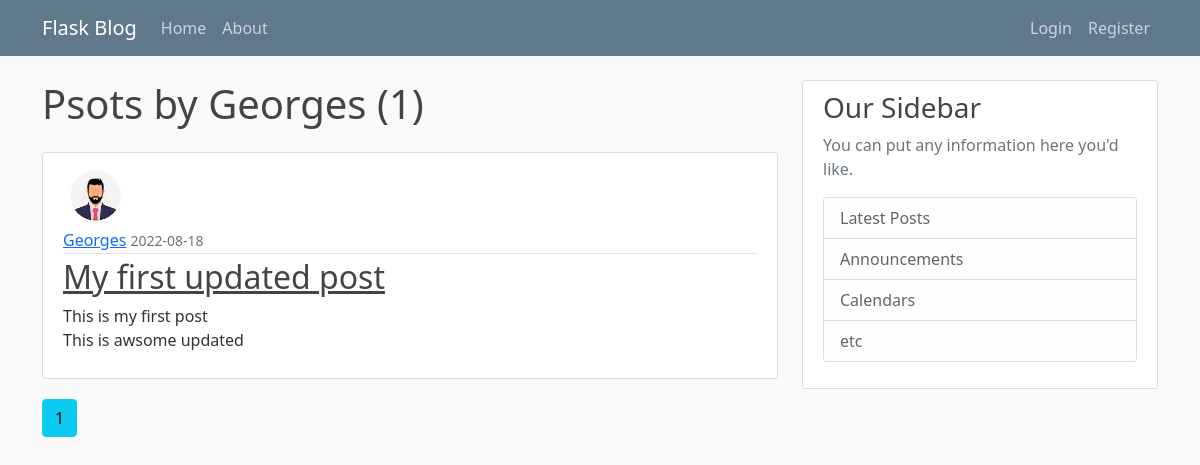
Before: /user/Georges with the older database file.
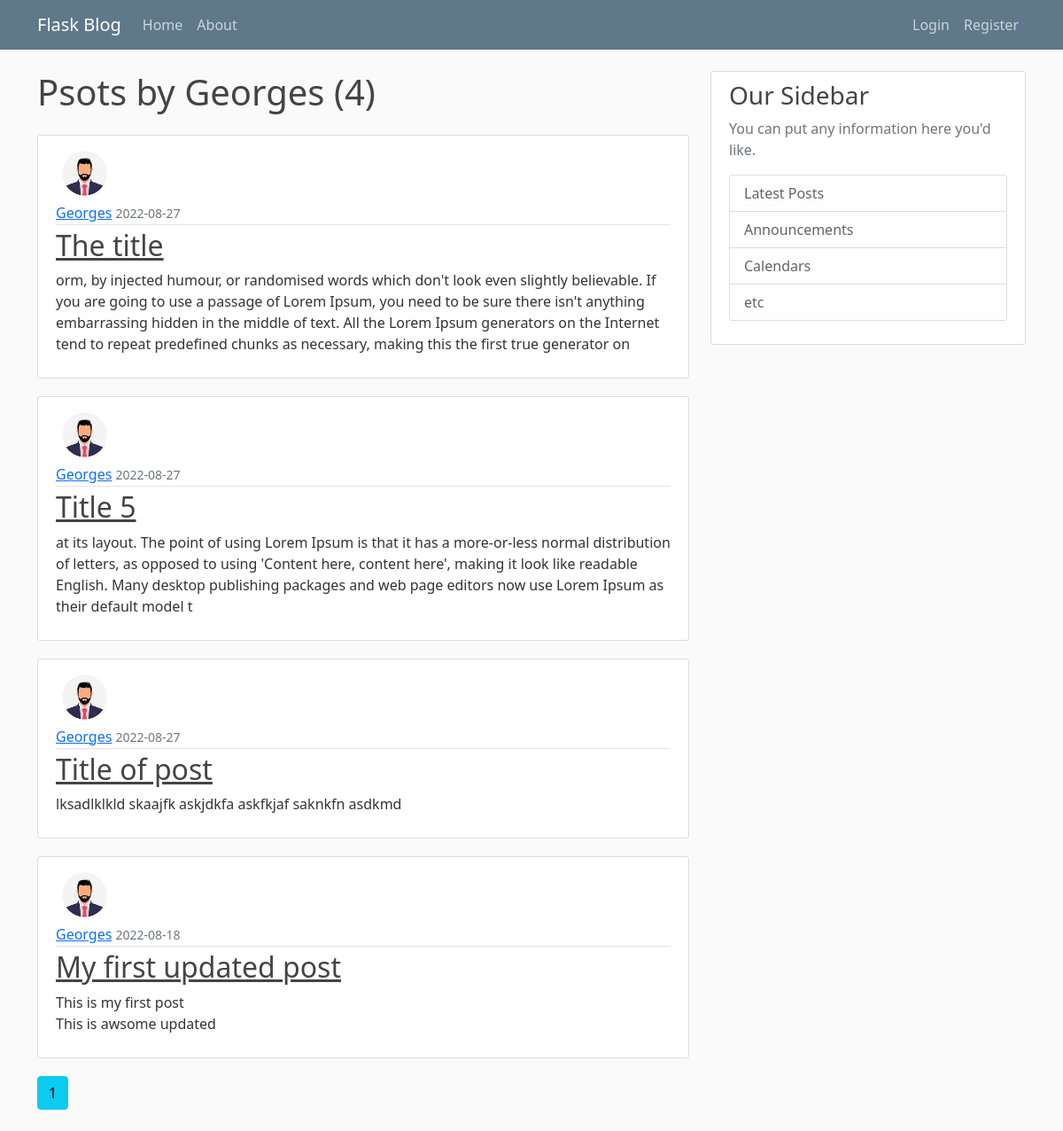
After: the same page with the newer database file.
### flaskblog/models.py (models this page shows, shortened)
class User(db.Model, UserMixin):
    id = db.Column(db.Integer, primary_key=True)
    username = db.Column(db.String(20), unique=True, nullable=False)
    email = db.Column(db.String(120), unique=True, nullable=False)
    image_file = db.Column(db.String(20), nullable=False, default='default.png')
    password = db.Column(db.String(60), nullable=False)
    posts = db.relationship('Post', backref='author', lazy=True)

class Post(db.Model):
    id = db.Column(db.Integer, primary_key=True)
    title = db.Column(db.String(100), nullable=False)
    date_posted = db.Column(db.DateTime, nullable=False, default=datetime.utcnow)
    content = db.Column(db.Text(20), nullable=False)
    user_id =  db.Column(db.Integer, db.ForeignKey('user.id'), nullable=False)

### flaskblog/routes.py (the view)
@app.route("/user/<string:username>")
def user_posts(username):
    page = request.args.get('page', 1, type=int)
    user = User.query.filter_by(username=username).first_or_404()
    posts = Post.query.filter_by(author=user)\
        .order_by(Post.date_posted.desc())\
        .paginate(page=page, per_page=4)
    return render_template('user_posts.html', posts=posts, user=user)

### flaskblog/templates/user_posts.html
{% extends "layout.html" %}
{% block content %}
    <h1 class="mb-4">Psots by {{user.username}} ({{ posts.total}})</h1>
    {% for post in posts.items %}
    <article class="media content-section">
      <img class="rounded-circle article-img" src="{{ url_for('static', filename='profile_pics/'+post.author.image_file) }}">
      <div class="media-body">
        <div class="article-metadata">
          <a class="mr-2" href="{{ url_for('user_posts', username=post.author.username) }}">{{ post.author.username }}</a>
          <small class="text-muted">{{ post.date_posted.strftime('%Y-%m-%d') }}</small>
        </div>
        <h2><a class="article-title" href="{{url_for('post',post_id=post.id)}}">{{ post.title }}</a></h2>
        <p class="article-content">{{ post.content }}</p>
      </div>
    </article>
    {% endfor %}
    {% for page_num in posts.iter_pages(left_edge=1, right_edge=1, left_current=1, right_current=2) %}
      {% if page_num %}
        {% if posts.page == page_num %}
          <a class="btn btn-info mb-4" href="{{ url_for('user_posts', username=user.username, page=page_num) }}">{{ page_num }}</a>
        {% else %}
          <a class="btn btn-outline-info mb-4" href="{{ url_for('user_posts', username=user.username, page=page_num) }}">{{ page_num }}</a>
        {% endif %}
      {% else %}
        ...
      {% endif %}
    {% endfor %}
{% endblock content %}

### flaskblog/templates/layout.html (shortened to what this page needs)
<!DOCTYPE html>
<html>
<head>
    <link href="https://cdn.jsdelivr.net/npm/bootstrap@5.0.2/dist/css/bootstrap.min.css" rel="stylesheet">
    <link rel="stylesheet" type="text/css" href="{{ url_for('static', filename='main.css') }}">
</head>
<body>
    <header class="site-header">
        <nav class="navbar navbar-expand-md navbar-dark bg-steel fixed-top">
          <div class="container">
            <a class="navbar-brand mr-4" href="/">Flask Blog</a>
            <div class="collapse navbar-collapse" id="navbarToggle">
              <div class="navbar-nav me-auto">
                <a class="nav-item nav-link" href="{{url_for('home')}}">Home</a>
                <a class="nav-item nav-link" href="{{url_for('about')}}">About</a>
              </div>
              <div class="navbar-nav ms-auto">
                {% if current_user.is_authenticated %}
                <a class="nav-item nav-link" href="{{url_for('new_post')}}">New Post</a>
                <a class="nav-item nav-link" href="{{url_for('logout')}}">Logout</a>
                <a class="nav-item nav-link" href="{{url_for('account')}}">Account</a>
                {% else %}
                <a class="nav-item nav-link" href="{{url_for('login')}}">Login</a>
                <a class="nav-item nav-link" href="{{url_for('register')}}">Register</a>
                {% endif %}
              </div>
            </div>
          </div>
        </nav>
    </header>
    <main role="main" class="container">
      <div class="row">
        <div class="col-md-8">
            {% block content %}{% endblock %}
        </div>
        <div class="col-md-4">
          <div class="content-section">
            <h3>Our Sidebar</h3>
            <p class='text-muted'>You can put any information here you'd like.
              <ul class="list-group">
                <li class="list-group-item list-group-item-light">Latest Posts</li>
                <li class="list-group-item list-group-item-light">Announcements</li>
                <li class="list-group-item list-group-item-light">Calendars</li>
                <li class="list-group-item list-group-item-light">etc</li>
              </ul>
            </p>
          </div>
        </div>
      </div>
    </main>
</body>
</html>

### flaskblog/static/main.css (style rules this page uses)
body { background: #fafafa; color: #333333; margin-top: 5rem; }
h1, h2, h3, h4, h5, h6 { color: #444444; }
.bg-steel { background-color: #5f788a; }
.site-header .navbar-nav .nav-link { color: #cbd5db; }
.content-section { background: #ffffff; padding: 10px 20px; border: 1px solid #dddddd; border-radius: 3px; margin-bottom: 20px; }
.article-title { color: #444444; }
.article-content { white-space: pre-line; }
.article-img { height: 65px; width: 65px; margin-right: 16px; }
.article-metadata { padding-bottom: 1px; margin-bottom: 4px; border-bottom: 1px solid #e3e3e3 }

Changed rows visible on the page:
added Post: image_file (picture), author.username "Georges", date_posted "2022-08-27", title "The title", content "orm, by injected humour, or randomised words which don't look even slightly believable. If you are going to use a passage of Lorem Ipsum, you need to be sure there isn't anything embarrassing hidden in the middle of text. All the Lorem Ipsum generators on the Internet tend to repeat predefined chunks as necessary, making this the first true generator on"
added Post: image_file (picture), author.username "Georges", date_posted "2022-08-27", title "Title 5", content "at its layout. The point of using Lorem Ipsum is that it has a more-or-less normal distribution of letters, as opposed to using 'Content here, content here', making it look like readable English. Many desktop publishing packages and web page editors now use Lorem Ipsum as their default model t"
added Post: image_file (picture), author.username "Georges", date_posted "2022-08-27", title "Title of post", content "lksadlklkld skaajfk askjdkfa askfkjaf saknkfn asdkmd"
Other visible differences:
{{ posts.total }}: "1" → "4"
